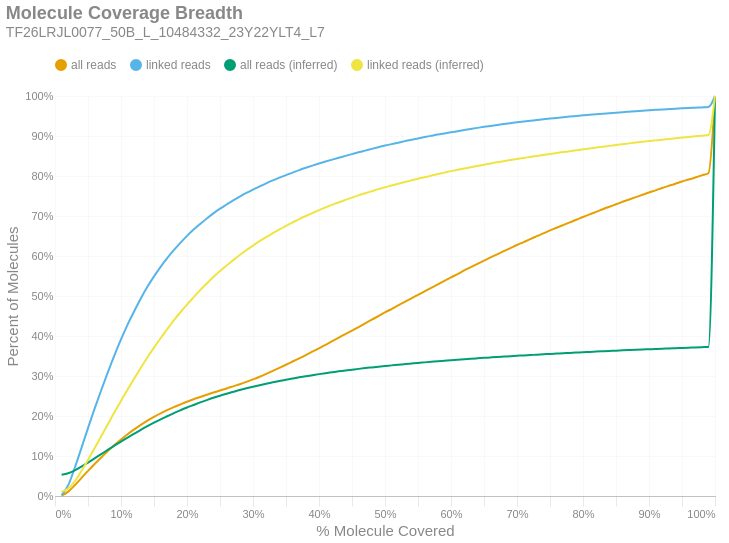

Notebook code for this chart:
### Markdown cell above
### Molecule Read Coverage
This chart shows molecule coverage breadth as computed by the number of bases aligned to that molecule. In other words, "*how much of each unique long molecule is actually sequenced/aligned?*" Keep in mind there is a distinction between sequences and alignments, since some sequences belonging to a particular molecule may not align well and wouldn't appear in the alignment data. This chart also shows molecule coverage breadth as computed by the *inferred fragment* from which the aligned sequences originate. Unlike read coverage, this calculation takes into account the total insert size, including unsequenced gaps between the forward and reverse reads. Like the previous figures, these are cumulative percents.

### Code cell
if SKIPLR:
    print_html(f"Skipped")
else:
    binned_df = consolidated_hist(valids['coverage_bp'], mask, 0.01, True)
    binned_df_inf = consolidated_hist(valids['coverage_inserts'], mask, 0.01, True)
    binned_df = binned_df.with_columns(pl.lit(binned_df_inf['all reads (cumsum)']).alias('all reads (inferred)'))
    binned_df = binned_df.with_columns(pl.lit(binned_df_inf['linked reads (cumsum)']).alias('linked reads (inferred)'))
    binned_df = binned_df.with_columns(
        (pl.col('bin').cast(pl.Float64) + 0.01).alias('right_edge')
    )

    with SafeRender(binned_df):
        (
            density_plot(binned_df, 'Molecule Coverage Breadth', samplename, 'molcov', ['all reads (inferred)','linked reads (inferred)'])
            .encode(
                #x=alt.X('bin:Q', title="% Molecule Covered").axis(format = '%').scale(padding=0),
                x=alt.X('right_edge:Q', title="% Molecule Covered").axis(format='%').scale(padding=0),
                y=alt.Y('value:Q', title='Percent of Molecules')
                    .axis(format='%')
                    .stack(False)
                    .scale(domainMin=0, padding=0),
                color=alt.Color("key:N").scale(domain = ["all reads", "linked reads", "all reads (inferred)", "linked reads (inferred)"]),
                tooltip = [
                    alt.Tooltip("key:N", title = "Data Type"),
                    alt.Tooltip("range_label:N", title="% Molecule Covered"),
                    alt.Tooltip("value:Q", format = ".2%", title="% Molecules")
                ]
            )
        ).display()

### Figure 1 — Vega-Lite specification as saved in the notebook (floating-point values rounded to 4 significant figures)
{"width": "container", "height": 400, "config": {"title": {"anchor": "start", "dy": -15, "fontSize": 18, "color": "#888888", "subtitleColor": "#888888", "subtitleFontSize": 14}, "arc": {"fill": "#0072B2"}, "axis": {"domainColor": "#888888", "domainWidth": 0.5, "gridWidth": 0.2, "grid": false, "titleFontWeight": 400, "titleFontSize": 15, "labelFontSize": 11, "labelColor": "#888888", "tickColor": "#888888", "tickWidth": 0.2, "titleColor": "#888888"}, "axisBand": {"grid": false}, "axisX": {"grid": true, "tickSize": 10, "domainCap": "round"}, "axisY": {"domain": false, "grid": true, "tickSize": 0, "domainCap": "round"}, "background": "transparent", "header": {"labelFontSize": 15, "labelColor": "#888888", "titleFontSize": 15, "titleFontWeight": 600, "titleColor": "#888888"}, "legend": {"labelFont": "sans-serif", "labelFontSize": 12, "labelColor": "#888888", "symbolSize": 100, "symbolType": "circle", "titleFontSize": 12, "titlePadding": 10, "titleColor": "#888888", "title": null, "orient": "top"}, "range": {"category": ["#E69F00", "#56B4E9", "#009E73", "#F0E442", "#0072B2", "#D55E00", "#CC79A7", "#000000"], "diverging": ["#cfe8f3", "#a2d4ec", "#73bfe2", "#46abdb", "#1696d2", "#12719e"]}, "area": {"fill": "#0072B2", "fillOpacity": 0.7, "line": true, "strokeOpacity": 0.7}, "line": {"color": "#0072B2", "stroke": "#0072B2", "strokeWidth": 2}, "trail": {"color": "#0072B2", "stroke": "#0072B2", "strokeWidth": 0, "size": 1}, "point": {"filled": true, "fillOpacity": 1.0, "size": 95}, "text": {"color": "#888888", "fontSize": 11, "align": "right", "fontWeight": 400, "size": 11}, "bar": {"fill": "#0072B2", "stroke": null}, "view": {"stroke": null, "continuousWidth": 660, "continuousHeight": 400}}, "data": {"name": "data-cf1ef701e9d1d76e6a05f2dfc40bf973"}, "mark": {"type": "line", "interpolate": "monotone", "point": {"opacity": 0, "size": 275}}, "encoding": {"color": {"field": "key", "scale": {"domain": ["all reads", "linked reads", "all reads (inferred)", "linked reads (inferred)"]}, "type": "nominal"}, "tooltip": [{"field": "key", "title": "Data Type", "type": "nominal"}, {"field": "range_label", "title": "% Molecule Covered", "type": "nominal"}, {"field": "value", "format": ".2%", "title": "% Molecules", "type": "quantitative"}], "x": {"axis": {"format": "%"}, "field": "right_edge", "scale": {"padding": 0}, "title": "% Molecule Covered", "type": "quantitative"}, "y": {"axis": {"format": "%"}, "field": "value", "scale": {"domainMin": 0, "padding": 0}, "stack": false, "title": "Percent of Molecules", "type": "quantitative"}}, "params": [{"name": "param_c36ac31b6afebe62", "select": {"type": "point", "fields": ["key"]}, "bind": "legend"}], "title": {"text": "Molecule Coverage Breadth", "subtitle": "TF26LRJL0077_50B_L_10484332_23Y22YLT4_L7"}, "transform": [{"fold": ["all reads (cumsum)", "linked reads (cumsum)", "all reads (inferred)", "linked reads (inferred)"]}, {"calculate": "replace(datum.key, ' (cumsum)', '')", "as": "key"}, {"filter": {"param": "param_c36ac31b6afebe62"}}], "usermeta": {"embedOptions": {"downloadFileName": "TF26LRJL0077_50B_L_10484332_23Y22YLT4_L7.molcov"}}, "$schema": "https://vega.github.io/schema/vega-lite/v6.4.1.json", "datasets": {"data-cf1ef701e9d1d76e6a05f2dfc40bf973": [{"bin": "0.0", "interval": "0.0-0.01", "all reads": 0.001063, "linked reads": 0.001947, "all reads (cumsum)": 0.001063, "linked reads (cumsum)": 0.001947, "range_label": "0.0-0.01", "all reads (inferred)": 0.05335, "linked reads (inferred)": 0.01027, "right_edge": 0.01}, {"bin": "0.01", "interval": "0.01-0.02", "all reads": 0.009886, "linked reads": 0.02513, "all reads (cumsum)": 0.01095, "linked reads (cumsum)": 0.02708, "range_label": "0.01-0.02", "all reads (inferred)": 0.05694, "linked reads (inferred)": 0.01854, "right_edge": 0.02}, {"bin": "0.02", "interval": "0.02-0.03", "all reads": 0.0161, "linked reads": 0.04349, "all reads (cumsum)": 0.02705, "linked reads (cumsum)": 0.07057, "range_label": "0.02-0.03", "all reads (inferred)": 0.06393, "linked reads (inferred)": 0.03686, "right_edge": 0.03}, {"bin": "0.03", "interval": "0.03-0.04", "all reads": 0.01779, "linked reads": 0.04915, "all reads (cumsum)": 0.04484, "linked reads (cumsum)": 0.1197, "range_label": "0.03-0.04", "all reads (inferred)": 0.07333, "linked reads (inferred)": 0.0624, "right_edge": 0.04}, {"bin": "0.04", "interval": "0.04-0.05", "all reads": 0.01786, "linked reads": 0.04995, "all reads (cumsum)": 0.0627, "linked reads (cumsum)": 0.1697, "range_label": "0.04-0.05", "all reads (inferred)": 0.08339, "linked reads (inferred)": 0.09002, "right_edge": 0.05}, {"bin": "0.05", "interval": "0.05-0.06", "all reads": 0.01727, "linked reads": 0.04866, "all reads (cumsum)": 0.07997, "linked reads (cumsum)": 0.2183, "range_label": "0.05-0.06", "all reads (inferred)": 0.09404, "linked reads (inferred)": 0.1196, "right_edge": 0.06}, {"bin": "0.06", "interval": "0.06-0.07", "all reads": 0.0164, "linked reads": 0.04609, "all reads (cumsum)": 0.09637, "linked reads (cumsum)": 0.2644, "range_label": "0.06-0.07", "all reads (inferred)": 0.1048, "linked reads (inferred)": 0.1495, "right_edge": 0.07}, {"bin": "0.07", "interval": "0.07-0.08", "all reads": 0.01582, "linked reads": 0.04467, "all reads (cumsum)": 0.1122, "linked reads (cumsum)": 0.3091, "range_label": "0.07-0.08", "all reads (inferred)": 0.1154, "linked reads (inferred)": 0.1793, "right_edge": 0.08}, {"bin": "0.08", "interval": "0.08-0.09", "all reads": 0.01512, "linked reads": 0.04264, "all reads (cumsum)": 0.1273, "linked reads (cumsum)": 0.3517, "range_label": "0.08-0.09", "all reads (inferred)": 0.126, "linked reads (inferred)": 0.2092, "right_edge": 0.09}, {"bin": "0.09", "interval": "0.09-0.1", "all reads": 0.01404, "linked reads": 0.03961, "all reads (cumsum)": 0.1413, "linked reads (cumsum)": 0.3913, "range_label": "0.09-0.1", "all reads (inferred)": 0.1361, "linked reads (inferred)": 0.2377, "right_edge": 0.1}, {"bin": "0.1", "interval": "0.1-0.11", "all reads": 0.0132, "linked reads": 0.03718, "all reads (cumsum)": 0.1545, "linked reads (cumsum)": 0.4285, "range_label": "0.1-0.11", "all reads (inferred)": 0.1462, "linked reads (inferred)": 0.2661, "right_edge": 0.11}, {"bin": "0.11", "interval": "0.11-0.12", "all reads": 0.0119, "linked reads": 0.03344, "all reads (cumsum)": 0.1664, "linked reads (cumsum)": 0.462, "range_label": "0.11-0.12", "all reads (inferred)": 0.1559, "linked reads (inferred)": 0.2935, "right_edge": 0.12}, {"bin": "0.12", "interval": "0.12-0.13", "all reads": 0.01138, "linked reads": 0.03189, "all reads (cumsum)": 0.1778, "linked reads (cumsum)": 0.4939, "range_label": "0.12-0.13", "all reads (inferred)": 0.1655, "linked reads (inferred)": 0.3208, "right_edge": 0.13}, {"bin": "0.13", "interval": "0.13-0.14", "all reads": 0.01052, "linked reads": 0.02917, "all reads (cumsum)": 0.1884, "linked reads (cumsum)": 0.523, "range_label": "0.13-0.14", "all reads (inferred)": 0.1746, "linked reads (inferred)": 0.3464, "right_edge": 0.14}, {"bin": "0.14", "interval": "0.14-0.15", "all reads": 0.009425, "linked reads": 0.02592, "all reads (cumsum)": 0.1978, "linked reads (cumsum)": 0.5489, "range_label": "0.14-0.15", "all reads (inferred)": 0.1832, "linked reads (inferred)": 0.3708, "right_edge": 0.15}, {"bin": "0.15", "interval": "0.15-0.16", "all reads": 0.008784, "linked reads": 0.02405, "all reads (cumsum)": 0.2066, "linked reads (cumsum)": 0.573, "range_label": "0.15-0.16", "all reads (inferred)": 0.1915, "linked reads (inferred)": 0.3943, "right_edge": 0.16}, {"bin": "0.16", "interval": "0.16-0.17", "all reads": 0.007993, "linked reads": 0.02164, "all reads (cumsum)": 0.2146, "linked reads (cumsum)": 0.5946, "range_label": "0.16-0.17", "all reads (inferred)": 0.1994, "linked reads (inferred)": 0.4169, "right_edge": 0.17}, {"bin": "0.17", "interval": "0.17-0.18", "all reads": 0.007463, "linked reads": 0.01991, "all reads (cumsum)": 0.222, "linked reads (cumsum)": 0.6146, "range_label": "0.17-0.18", "all reads (inferred)": 0.2073, "linked reads (inferred)": 0.4392, "right_edge": 0.18}, {"bin": "0.18", "interval": "0.18-0.19", "all reads": 0.006958, "linked reads": 0.0183, "all reads (cumsum)": 0.229, "linked reads (cumsum)": 0.6329, "range_label": "0.18-0.19", "all reads (inferred)": 0.2144, "linked reads (inferred)": 0.4594, "right_edge": 0.19}, {"bin": "0.19", "interval": "0.19-0.2", "all reads": 0.006713, "linked reads": 0.01746, "all reads (cumsum)": 0.2357, "linked reads (cumsum)": 0.6503, "range_label": "0.19-0.2", "all reads (inferred)": 0.2212, "linked reads (inferred)": 0.4786, "right_edge": 0.2}, {"bin": "0.2", "interval": "0.2-0.21", "all reads": 0.006199, "linked reads": 0.01579, "all reads (cumsum)": 0.2419, "linked reads (cumsum)": 0.6661, "range_label": "0.2-0.21", "all reads (inferred)": 0.2276, "linked reads (inferred)": 0.4968, "right_edge": 0.21}, {"bin": "0.21", "interval": "0.21-0.22", "all reads": 0.005665, "linked reads": 0.01411, "all reads (cumsum)": 0.2476, "linked reads (cumsum)": 0.6802, "range_label": "0.21-0.22", "all reads (inferred)": 0.2339, "linked reads (inferred)": 0.5148, "right_edge": 0.22}, {"bin": "0.22", "interval": "0.22-0.23", "all reads": 0.005676, "linked reads": 0.01376, "all reads (cumsum)": 0.2532, "linked reads (cumsum)": 0.694, "range_label": "0.22-0.23", "all reads (inferred)": 0.2398, "linked reads (inferred)": 0.5315, "right_edge": 0.23}, {"bin": "0.23", "interval": "0.23-0.24", "all reads": 0.005441, "linked reads": 0.01267, "all reads (cumsum)": 0.2587, "linked reads (cumsum)": 0.7066, "range_label": "0.23-0.24", "all reads (inferred)": 0.2455, "linked reads (inferred)": 0.5476, "right_edge": 0.24}, {"bin": "0.24", "interval": "0.24-0.25", "all reads": 0.005242, "linked reads": 0.01167, "all reads (cumsum)": 0.2639, "linked reads (cumsum)": 0.7183, "range_label": "0.24-0.25", "all reads (inferred)": 0.2508, "linked reads (inferred)": 0.5625, "right_edge": 0.25}, {"bin": "0.25", "interval": "0.25-0.26", "all reads": 0.004908, "linked reads": 0.01045, "all reads (cumsum)": 0.2688, "linked reads (cumsum)": 0.7288, "range_label": "0.25-0.26", "all reads (inferred)": 0.2557, "linked reads (inferred)": 0.5763, "right_edge": 0.26}, {"bin": "0.26", "interval": "0.26-0.27", "all reads": 0.005279, "linked reads": 0.0104, "all reads (cumsum)": 0.2741, "linked reads (cumsum)": 0.7392, "range_label": "0.26-0.27", "all reads (inferred)": 0.2604, "linked reads (inferred)": 0.5896, "right_edge": 0.27}, {"bin": "0.27", "interval": "0.27-0.28", "all reads": 0.005279, "linked reads": 0.009331, "all reads (cumsum)": 0.2794, "linked reads (cumsum)": 0.7485, "range_label": "0.27-0.28", "all reads (inferred)": 0.265, "linked reads (inferred)": 0.6027, "right_edge": 0.28}, {"bin": "0.28", "interval": "0.28-0.29", "all reads": 0.005853, "linked reads": 0.009041, "all reads (cumsum)": 0.2852, "linked reads (cumsum)": 0.7575, "range_label": "0.28-0.29", "all reads (inferred)": 0.2692, "linked reads (inferred)": 0.6147, "right_edge": 0.29}, {"bin": "0.29", "interval": "0.29-0.3", "all reads": 0.006253, "linked reads": 0.008608, "all reads (cumsum)": 0.2915, "linked reads (cumsum)": 0.7661, "range_label": "0.29-0.3", "all reads (inferred)": 0.2733, "linked reads (inferred)": 0.6261, "right_edge": 0.3}, {"bin": "0.3", "interval": "0.3-0.31", "all reads": 0.006625, "linked reads": 0.007848, "all reads (cumsum)": 0.2981, "linked reads (cumsum)": 0.774, "range_label": "0.3-0.31", "all reads (inferred)": 0.2771, "linked reads (inferred)": 0.637, "right_edge": 0.31}, {"bin": "0.31", "interval": "0.31-0.32", "all reads": 0.007318, "linked reads": 0.007761, "all reads (cumsum)": 0.3054, "linked reads (cumsum)": 0.7818, "range_label": "0.31-0.32", "all reads (inferred)": 0.2807, "linked reads (inferred)": 0.6472, "right_edge": 0.32}, {"bin": "0.32", "interval": "0.32-0.33", "all reads": 0.007545, "linked reads": 0.007195, "all reads (cumsum)": 0.313, "linked reads (cumsum)": 0.7889, "range_label": "0.32-0.33", "all reads (inferred)": 0.2842, "linked reads (inferred)": 0.657, "right_edge": 0.33}, {"bin": "0.33", "interval": "0.33-0.34", "all reads": 0.007458, "linked reads": 0.00684, "all reads (cumsum)": 0.3204, "linked reads (cumsum)": 0.7958, "range_label": "0.33-0.34", "all reads (inferred)": 0.2876, "linked reads (inferred)": 0.6666, "right_edge": 0.34}, {"bin": "0.34", "interval": "0.34-0.35", "all reads": 0.007757, "linked reads": 0.006523, "all reads (cumsum)": 0.3282, "linked reads (cumsum)": 0.8023, "range_label": "0.34-0.35", "all reads (inferred)": 0.2907, "linked reads (inferred)": 0.6754, "right_edge": 0.35}, {"bin": "0.35", "interval": "0.35-0.36", "all reads": 0.008085, "linked reads": 0.006154, "all reads (cumsum)": 0.3363, "linked reads (cumsum)": 0.8085, "range_label": "0.35-0.36", "all reads (inferred)": 0.2937, "linked reads (inferred)": 0.6839, "right_edge": 0.36}, {"bin": "0.36", "interval": "0.36-0.37", "all reads": 0.008006, "linked reads": 0.00626, "all reads (cumsum)": 0.3443, "linked reads (cumsum)": 0.8147, "range_label": "0.36-0.37", "all reads (inferred)": 0.2967, "linked reads (inferred)": 0.6923, "right_edge": 0.37}, {"bin": "0.37", "interval": "0.37-0.38", "all reads": 0.008025, "linked reads": 0.005745, "all reads (cumsum)": 0.3523, "linked reads (cumsum)": 0.8205, "range_label": "0.37-0.38", "all reads (inferred)": 0.2994, "linked reads (inferred)": 0.7001, "right_edge": 0.38}, {"bin": "0.38", "interval": "0.38-0.39", "all reads": 0.008428, "linked reads": 0.005487, "all reads (cumsum)": 0.3607, "linked reads (cumsum)": 0.826, "range_label": "0.38-0.39", "all reads (inferred)": 0.302, "linked reads (inferred)": 0.7073, "right_edge": 0.39}, {"bin": "0.39", "interval": "0.39-0.4", "all reads": 0.008534, "linked reads": 0.005206, "all reads (cumsum)": 0.3693, "linked reads (cumsum)": 0.8312, "range_label": "0.39-0.4", "all reads (inferred)": 0.3047, "linked reads (inferred)": 0.7148, "right_edge": 0.4}, {"bin": "0.4", "interval": "0.4-0.41", "all reads": 0.008828, "linked reads": 0.005022, "all reads (cumsum)": 0.3781, "linked reads (cumsum)": 0.8362, "range_label": "0.4-0.41", "all reads (inferred)": 0.3071, "linked reads (inferred)": 0.7216, "right_edge": 0.41}, {"bin": "0.41", "interval": "0.41-0.42", "all reads": 0.008887, "linked reads": 0.004847, "all reads (cumsum)": 0.387, "linked reads (cumsum)": 0.841, "range_label": "0.41-0.42", "all reads (inferred)": 0.3094, "linked reads (inferred)": 0.728, "right_edge": 0.42}, {"bin": "0.42", "interval": "0.42-0.43", "all reads": 0.009048, "linked reads": 0.004723, "all reads (cumsum)": 0.396, "linked reads (cumsum)": 0.8458, "range_label": "0.42-0.43", "all reads (inferred)": 0.3116, "linked reads (inferred)": 0.7343, "right_edge": 0.43}, {"bin": "0.43", "interval": "0.43-0.44", "all reads": 0.008702, "linked reads": 0.004502, "all reads (cumsum)": 0.4047, "linked reads (cumsum)": 0.8503, "range_label": "0.43-0.44", "all reads (inferred)": 0.3137, "linked reads (inferred)": 0.7402, "right_edge": 0.44}, {"bin": "0.44", "interval": "0.44-0.45", "all reads": 0.008781, "linked reads": 0.004488, "all reads (cumsum)": 0.4135, "linked reads (cumsum)": 0.8547, "range_label": "0.44-0.45", "all reads (inferred)": 0.3158, "linked reads (inferred)": 0.7459, "right_edge": 0.45}, {"bin": "0.45", "interval": "0.45-0.46", "all reads": 0.008978, "linked reads": 0.004479, "all reads (cumsum)": 0.4225, "linked reads (cumsum)": 0.8592, "range_label": "0.45-0.46", "all reads (inferred)": 0.3178, "linked reads (inferred)": 0.7516, "right_edge": 0.46}, {"bin": "0.46", "interval": "0.46-0.47", "all reads": 0.009062, "linked reads": 0.004267, "all reads (cumsum)": 0.4316, "linked reads (cumsum)": 0.8635, "range_label": "0.46-0.47", "all reads (inferred)": 0.3197, "linked reads (inferred)": 0.757, "right_edge": 0.47}, {"bin": "0.47", "interval": "0.47-0.48", "all reads": 0.009115, "linked reads": 0.004272, "all reads (cumsum)": 0.4407, "linked reads (cumsum)": 0.8678, "range_label": "0.47-0.48", "all reads (inferred)": 0.3215, "linked reads (inferred)": 0.7621, "right_edge": 0.48}, {"bin": "0.48", "interval": "0.48-0.49", "all reads": 0.008861, "linked reads": 0.004203, "all reads (cumsum)": 0.4495, "linked reads (cumsum)": 0.872, "range_label": "0.48-0.49", "all reads (inferred)": 0.3234, "linked reads (inferred)": 0.7672, "right_edge": 0.49}, {"bin": "0.49", "interval": "0.49-0.5", "all reads": 0.009576, "linked reads": 0.004092, "all reads (cumsum)": 0.4591, "linked reads (cumsum)": 0.8761, "range_label": "0.49-0.5", "all reads (inferred)": 0.325, "linked reads (inferred)": 0.7718, "right_edge": 0.5}, {"bin": "0.5", "interval": "0.5-0.51", "all reads": 0.008314, "linked reads": 0.003646, "all reads (cumsum)": 0.4674, "linked reads (cumsum)": 0.8797, "range_label": "0.5-0.51", "all reads (inferred)": 0.3266, "linked reads (inferred)": 0.7761, "right_edge": 0.51}, {"bin": "0.51", "interval": "0.51-0.52", "all reads": 0.008974, "linked reads": 0.003669, "all reads (cumsum)": 0.4764, "linked reads (cumsum)": 0.8834, "range_label": "0.51-0.52", "all reads (inferred)": 0.3282, "linked reads (inferred)": 0.7806, "right_edge": 0.52}, {"bin": "0.52", "interval": "0.52-0.53", "all reads": 0.008841, "linked reads": 0.003779, "all reads (cumsum)": 0.4852, "linked reads (cumsum)": 0.8871, "range_label": "0.52-0.53", "all reads (inferred)": 0.3297, "linked reads (inferred)": 0.7848, "right_edge": 0.53}, {"bin": "0.53", "interval": "0.53-0.54", "all reads": 0.008909, "linked reads": 0.003646, "all reads (cumsum)": 0.4941, "linked reads (cumsum)": 0.8908, "range_label": "0.53-0.54", "all reads (inferred)": 0.3312, "linked reads (inferred)": 0.789, "right_edge": 0.54}, {"bin": "0.54", "interval": "0.54-0.55", "all reads": 0.008698, "linked reads": 0.003144, "all reads (cumsum)": 0.5028, "linked reads (cumsum)": 0.8939, "range_label": "0.54-0.55", "all reads (inferred)": 0.3327, "linked reads (inferred)": 0.7931, "right_edge": 0.55}, {"bin": "0.55", "interval": "0.55-0.56", "all reads": 0.00882, "linked reads": 0.003383, "all reads (cumsum)": 0.5117, "linked reads (cumsum)": 0.8973, "range_label": "0.55-0.56", "all reads (inferred)": 0.3341, "linked reads (inferred)": 0.7969, "right_edge": 0.56}, {"bin": "0.56", "interval": "0.56-0.57", "all reads": 0.008784, "linked reads": 0.003167, "all reads (cumsum)": 0.5204, "linked reads (cumsum)": 0.9005, "range_label": "0.56-0.57", "all reads (inferred)": 0.3355, "linked reads (inferred)": 0.8008, "right_edge": 0.57}, {"bin": "0.57", "interval": "0.57-0.58", "all reads": 0.008561, "linked reads": 0.003126, "all reads (cumsum)": 0.529, "linked reads (cumsum)": 0.9036, "range_label": "0.57-0.58", "all reads (inferred)": 0.3369, "linked reads (inferred)": 0.8048, "right_edge": 0.58}, {"bin": "0.58", "interval": "0.58-0.59", "all reads": 0.008754, "linked reads": 0.002785, "all reads (cumsum)": 0.5378, "linked reads (cumsum)": 0.9064, "range_label": "0.58-0.59", "all reads (inferred)": 0.3382, "linked reads (inferred)": 0.8085, "right_edge": 0.59}, {"bin": "0.59", "interval": "0.59-0.6", "all reads": 0.008678, "linked reads": 0.002753, "all reads (cumsum)": 0.5464, "linked reads (cumsum)": 0.9092, "range_label": "0.59-0.6", "all reads (inferred)": 0.3395, "linked reads (inferred)": 0.8121, "right_edge": 0.6}, {"bin": "0.6", "interval": "0.6-0.61", "all reads": 0.008412, "linked reads": 0.002978, "all reads (cumsum)": 0.5548, "linked reads (cumsum)": 0.9121, "range_label": "0.6-0.61", "all reads (inferred)": 0.3408, "linked reads (inferred)": 0.8156, "right_edge": 0.61}, {"bin": "0.61", "interval": "0.61-0.62", "all reads": 0.00907, "linked reads": 0.0029, "all reads (cumsum)": 0.5639, "linked reads (cumsum)": 0.915, "range_label": "0.61-0.62", "all reads (inferred)": 0.342, "linked reads (inferred)": 0.8189, "right_edge": 0.62}, {"bin": "0.62", "interval": "0.62-0.63", "all reads": 0.008316, "linked reads": 0.002651, "all reads (cumsum)": 0.5722, "linked reads (cumsum)": 0.9177, "range_label": "0.62-0.63", "all reads (inferred)": 0.3431, "linked reads (inferred)": 0.8221, "right_edge": 0.63}, {"bin": "0.63", "interval": "0.63-0.64", "all reads": 0.00826, "linked reads": 0.002633, "all reads (cumsum)": 0.5805, "linked reads (cumsum)": 0.9203, "range_label": "0.63-0.64", "all reads (inferred)": 0.3443, "linked reads (inferred)": 0.8252, "right_edge": 0.64}, {"bin": "0.64", "interval": "0.64-0.65", "all reads": 0.007985, "linked reads": 0.002582, "all reads (cumsum)": 0.5885, "linked reads (cumsum)": 0.9229, "range_label": "0.64-0.65", "all reads (inferred)": 0.3454, "linked reads (inferred)": 0.8283, "right_edge": 0.65}, {"bin": "0.65", "interval": "0.65-0.66", "all reads": 0.008129, "linked reads": 0.002352, "all reads (cumsum)": 0.5966, "linked reads (cumsum)": 0.9252, "range_label": "0.65-0.66", "all reads (inferred)": 0.3465, "linked reads (inferred)": 0.8314, "right_edge": 0.66}, {"bin": "0.66", "interval": "0.66-0.67", "all reads": 0.007631, "linked reads": 0.002214, "all reads (cumsum)": 0.6042, "linked reads (cumsum)": 0.9275, "range_label": "0.66-0.67", "all reads (inferred)": 0.3476, "linked reads (inferred)": 0.8344, "right_edge": 0.67}, {"bin": "0.67", "interval": "0.67-0.68", "all reads": 0.007833, "linked reads": 0.002407, "all reads (cumsum)": 0.6121, "linked reads (cumsum)": 0.9299, "range_label": "0.67-0.68", "all reads (inferred)": 0.3486, "linked reads (inferred)": 0.8371, "right_edge": 0.68}, {"bin": "0.68", "interval": "0.68-0.69", "all reads": 0.007689, "linked reads": 0.002117, "all reads (cumsum)": 0.6198, "linked reads (cumsum)": 0.932, "range_label": "0.68-0.69", "all reads (inferred)": 0.3496, "linked reads (inferred)": 0.8398, "right_edge": 0.69}, {"bin": "0.69", "interval": "0.69-0.7", "all reads": 0.007685, "linked reads": 0.002173, "all reads (cumsum)": 0.6274, "linked reads (cumsum)": 0.9342, "range_label": "0.69-0.7", "all reads (inferred)": 0.3505, "linked reads (inferred)": 0.8424, "right_edge": 0.7}, {"bin": "0.7", "interval": "0.7-0.71", "all reads": 0.007311, "linked reads": 0.001929, "all reads (cumsum)": 0.6348, "linked reads (cumsum)": 0.9361, "range_label": "0.7-0.71", "all reads (inferred)": 0.3515, "linked reads (inferred)": 0.8451, "right_edge": 0.71}, {"bin": "0.71", "interval": "0.71-0.72", "all reads": 0.00733, "linked reads": 0.001906, "all reads (cumsum)": 0.6421, "linked reads (cumsum)": 0.938, "range_label": "0.71-0.72", "all reads (inferred)": 0.3525, "linked reads (inferred)": 0.8476, "right_edge": 0.72}, {"bin": "0.72", "interval": "0.72-0.73", "all reads": 0.007401, "linked reads": 0.00186, "all reads (cumsum)": 0.6495, "linked reads (cumsum)": 0.9399, "range_label": "0.72-0.73", "all reads (inferred)": 0.3534, "linked reads (inferred)": 0.8502, "right_edge": 0.73}, {"bin": "0.73", "interval": "0.73-0.74", "all reads": 0.007069, "linked reads": 0.00192, "all reads (cumsum)": 0.6566, "linked reads (cumsum)": 0.9418, "range_label": "0.73-0.74", "all reads (inferred)": 0.3543, "linked reads (inferred)": 0.8526, "right_edge": 0.74}, {"bin": "0.74", "interval": "0.74-0.75", "all reads": 0.007417, "linked reads": 0.001781, "all reads (cumsum)": 0.664, "linked reads (cumsum)": 0.9436, "range_label": "0.74-0.75", "all reads (inferred)": 0.3552, "linked reads (inferred)": 0.8551, "right_edge": 0.75}, {"bin": "0.75", "interval": "0.75-0.76", "all reads": 0.00669, "linked reads": 0.001602, "all reads (cumsum)": 0.6707, "linked reads (cumsum)": 0.9452, "range_label": "0.75-0.76", "all reads (inferred)": 0.3561, "linked reads (inferred)": 0.8575, "right_edge": 0.76}, {"bin": "0.76", "interval": "0.76-0.77", "all reads": 0.006697, "linked reads": 0.001694, "all reads (cumsum)": 0.6774, "linked reads (cumsum)": 0.9469, "range_label": "0.76-0.77", "all reads (inferred)": 0.3569, "linked reads (inferred)": 0.8598, "right_edge": 0.77}, {"bin": "0.77", "interval": "0.77-0.78", "all reads": 0.006701, "linked reads": 0.001689, "all reads (cumsum)": 0.6841, "linked reads (cumsum)": 0.9485, "range_label": "0.77-0.78", "all reads (inferred)": 0.3578, "linked reads (inferred)": 0.862, "right_edge": 0.78}, {"bin": "0.78", "interval": "0.78-0.79", "all reads": 0.006511, "linked reads": 0.001468, "all reads (cumsum)": 0.6906, "linked reads (cumsum)": 0.95, "range_label": "0.78-0.79", "all reads (inferred)": 0.3586, "linked reads (inferred)": 0.8643, "right_edge": 0.79}, {"bin": "0.79", "interval": "0.79-0.8", "all reads": 0.006886, "linked reads": 0.001625, "all reads (cumsum)": 0.6975, "linked reads (cumsum)": 0.9516, "range_label": "0.79-0.8", "all reads (inferred)": 0.3595, "linked reads (inferred)": 0.8667, "right_edge": 0.8}, {"bin": "0.8", "interval": "0.8-0.81", "all reads": 0.006509, "linked reads": 0.001349, "all reads (cumsum)": 0.704, "linked reads (cumsum)": 0.953, "range_label": "0.8-0.81", "all reads (inferred)": 0.3602, "linked reads (inferred)": 0.8687, "right_edge": 0.81}, {"bin": "0.81", "interval": "0.81-0.82", "all reads": 0.006402, "linked reads": 0.001335, "all reads (cumsum)": 0.7104, "linked reads (cumsum)": 0.9543, "range_label": "0.81-0.82", "all reads (inferred)": 0.3611, "linked reads (inferred)": 0.871, "right_edge": 0.82}, {"bin": "0.82", "interval": "0.82-0.83", "all reads": 0.006636, "linked reads": 0.001418, "all reads (cumsum)": 0.717, "linked reads (cumsum)": 0.9557, "range_label": "0.82-0.83", "all reads (inferred)": 0.3619, "linked reads (inferred)": 0.8732, "right_edge": 0.83}, {"bin": "0.83", "interval": "0.83-0.84", "all reads": 0.00621, "linked reads": 0.00134, "all reads (cumsum)": 0.7232, "linked reads (cumsum)": 0.9571, "range_label": "0.83-0.84", "all reads (inferred)": 0.3626, "linked reads (inferred)": 0.8753, "right_edge": 0.84}, {"bin": "0.84", "interval": "0.84-0.85", "all reads": 0.006106, "linked reads": 0.001206, "all reads (cumsum)": 0.7293, "linked reads (cumsum)": 0.9583, "range_label": "0.84-0.85", "all reads (inferred)": 0.3634, "linked reads (inferred)": 0.8773, "right_edge": 0.85}, {"bin": "0.85", "interval": "0.85-0.86", "all reads": 0.006153, "linked reads": 0.00134, "all reads (cumsum)": 0.7355, "linked reads (cumsum)": 0.9596, "range_label": "0.85-0.86", "all reads (inferred)": 0.3641, "linked reads (inferred)": 0.8795, "right_edge": 0.86}, {"bin": "0.86", "interval": "0.86-0.87", "all reads": 0.005903, "linked reads": 0.001211, "all reads (cumsum)": 0.7414, "linked reads (cumsum)": 0.9608, "range_label": "0.86-0.87", "all reads (inferred)": 0.3649, "linked reads (inferred)": 0.8815, "right_edge": 0.87}, {"bin": "0.87", "interval": "0.87-0.88", "all reads": 0.005845, "linked reads": 0.001201, "all reads (cumsum)": 0.7472, "linked reads (cumsum)": 0.962, "range_label": "0.87-0.88", "all reads (inferred)": 0.3656, "linked reads (inferred)": 0.8836, "right_edge": 0.88}, {"bin": "0.88", "interval": "0.88-0.89", "all reads": 0.005728, "linked reads": 0.001091, "all reads (cumsum)": 0.753, "linked reads (cumsum)": 0.9631, "range_label": "0.88-0.89", "all reads (inferred)": 0.3663, "linked reads (inferred)": 0.8855, "right_edge": 0.89}, {"bin": "0.89", "interval": "0.89-0.9", "all reads": 0.005785, "linked reads": 0.001151, "all reads (cumsum)": 0.7587, "linked reads (cumsum)": 0.9643, "range_label": "0.89-0.9", "all reads (inferred)": 0.367, "linked reads (inferred)": 0.8873, "right_edge": 0.9}, {"bin": "0.9", "interval": "0.9-0.91", "all reads": 0.005399, "linked reads": 0.00105, "all reads (cumsum)": 0.7641, "linked reads (cumsum)": 0.9653, "range_label": "0.9-0.91", "all reads (inferred)": 0.3676, "linked reads (inferred)": 0.8891, "right_edge": 0.91}, {"bin": "0.91", "interval": "0.91-0.92", "all reads": 0.006009, "linked reads": 0.001063, "all reads (cumsum)": 0.7701, "linked reads (cumsum)": 0.9664, "range_label": "0.91-0.92", "all reads (inferred)": 0.3683, "linked reads (inferred)": 0.8909, "right_edge": 0.92}, {"bin": "0.92", "interval": "0.92-0.93", "all reads": 0.005239, "linked reads": 0.0009713, "all reads (cumsum)": 0.7754, "linked reads (cumsum)": 0.9674, "range_label": "0.92-0.93", "all reads (inferred)": 0.3689, "linked reads (inferred)": 0.8926, "right_edge": 0.93}, {"bin": "0.93", "interval": "0.93-0.94", "all reads": 0.005302, "linked reads": 0.0009529, "all reads (cumsum)": 0.7807, "linked reads (cumsum)": 0.9683, "range_label": "0.93-0.94", "all reads (inferred)": 0.3695, "linked reads (inferred)": 0.8943, "right_edge": 0.94}, {"bin": "0.94", "interval": "0.94-0.95", "all reads": 0.005655, "linked reads": 0.0009943, "all reads (cumsum)": 0.7863, "linked reads (cumsum)": 0.9693, "range_label": "0.94-0.95", "all reads (inferred)": 0.3701, "linked reads (inferred)": 0.896, "right_edge": 0.95}, {"bin": "0.95", "interval": "0.95-0.96", "all reads": 0.004719, "linked reads": 0.0008746, "all reads (cumsum)": 0.7911, "linked reads (cumsum)": 0.9702, "range_label": "0.95-0.96", "all reads (inferred)": 0.3708, "linked reads (inferred)": 0.8976, "right_edge": 0.96}, {"bin": "0.96", "interval": "0.96-0.97", "all reads": 0.005165, "linked reads": 0.0006813, "all reads (cumsum)": 0.7962, "linked reads (cumsum)": 0.9709, "range_label": "0.96-0.97", "all reads (inferred)": 0.3714, "linked reads (inferred)": 0.8992, "right_edge": 0.97}, {"bin": "0.97", "interval": "0.97-0.98", "all reads": 0.005286, "linked reads": 0.0006767, "all reads (cumsum)": 0.8015, "linked reads (cumsum)": 0.9715, "range_label": "0.97-0.98", "all reads (inferred)": 0.372, "linked reads (inferred)": 0.9008, "right_edge": 0.98}, {"bin": "0.98", "interval": "0.98-0.99", "all reads": 0.005386, "linked reads": 0.0008055, "all reads (cumsum)": 0.8069, "linked reads (cumsum)": 0.9723, "range_label": "0.98-0.99", "all reads (inferred)": 0.3727, "linked reads (inferred)": 0.9024, "right_edge": 0.99}, {"bin": "0.99", "interval": "0.99-1.0", "all reads": 0.1931, "linked reads": 0.02766, "all reads (cumsum)": 1.0, "linked reads (cumsum)": 1.0, "range_label": "0.99-1.0", "all reads (inferred)": 1.0, "linked reads (inferred)": 1.0, "right_edge": 1.0}]}}
